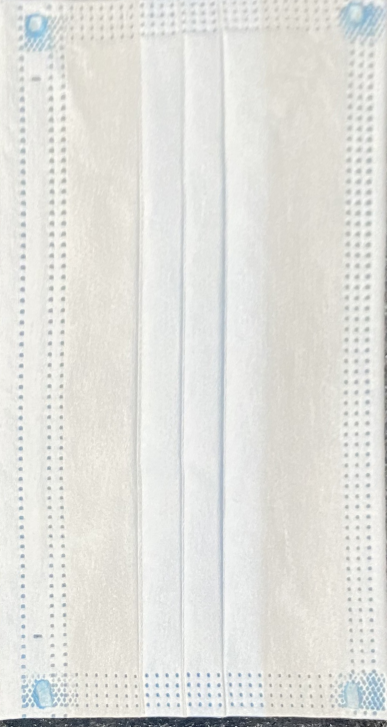
//> input picture opencv/result_,made_by_FangZhaojie.png, 773 x 1454 px, given in place of src.jpg, which was not available (shown at 1/2 size)
$ ./main   (built with g++ and OpenCV 4)
//> lines starting //> are read from the running program, lines starting //| are printed output that depends on the picture; after the words box and inside, x2 and y2 are one past the last pixel; in counts of white or black regions, pixels touching at a corner belong together; pictures that were not available may be replaced by others from this repository, and a replacement may not be noted
#include<iostream>
#include<opencv2/opencv.hpp>
using namespace std;
using namespace cv;

int main()
{
    //"assets/src.jpg"`
    //"/home/fang/practise/Assessment/opencv/assets/src.jpg"
    Mat src = imread("../assets/src.jpg");
//> src is the input picture: 1454 rows x 773 cols, CV_8UC3; mean B, G, R 220.5, 225, 225

    Mat grey, dst, dst1;
    cvtColor(src, grey, COLOR_BGR2GRAY);
    threshold(grey, dst, 190, 255,THRESH_BINARY);
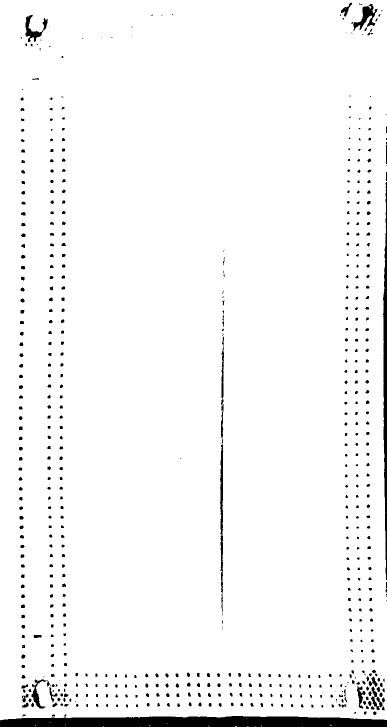
//> dst: 1454 rows x 773 cols, CV_8UC1 (shown at 1/2 size); 96.5% white; 596 black regions (134 under 20 px), largest, box (x1, y1, x2, y2) and area: (0, 1432, 773, 1454) 14730, (766, 364, 773, 1160) 3182, (440, 888, 447, 1225) 1292

    //I will disappear the noise
    Mat k = getStructuringElement(MORPH_RECT, Size(2, 2));
    Mat big_element = getStructuringElement(MORPH_RECT, Size(8,8));
    morphologyEx(dst, dst1, MORPH_OPEN, k, Point(-1,-1), 5);
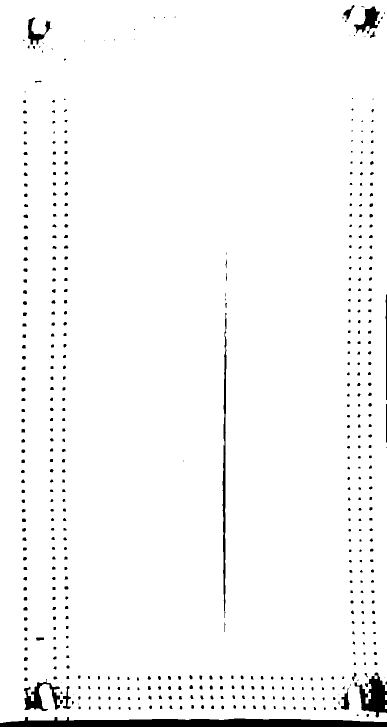
//> dst1: 1454 rows x 773 cols, CV_8UC1 (shown at 1/2 size); 96.9% white; 508 black regions (89 under 20 px), largest, box (x1, y1, x2, y2) and area: (0, 1434, 773, 1454) 11019, (709, 1345, 773, 1435) 2886, (445, 626, 453, 1236) 2289
    morphologyEx(dst1, dst, MORPH_CLOSE, big_element, Point(-1,-1), 3);
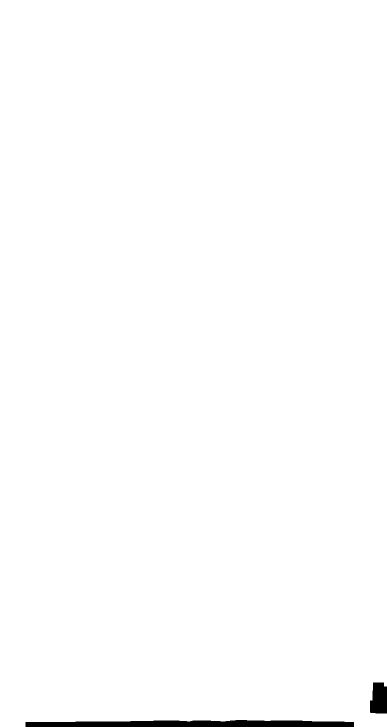
//> dst: 1454 rows x 773 cols, CV_8UC1 (shown at 1/2 size); 99.2% white; 2 black regions

    //then we will find the contours
    vector<vector<Point>> contours;
    vector<Vec4i> hierachy;
    findContours(dst, contours, hierachy, RETR_TREE, CHAIN_APPROX_SIMPLE, Point(0, 0));
//> contours = 1 contour; box (x1, y1, x2, y2) and area: (0, 0, 773, 1454) 1112172


    //This is the approximate of the Poly
    vector<vector<Point>> approx(contours.size());
//> approx = 1 empty contours
    for(int i=0;i<contours.size();i++)
    {
        approxPolyDP(contours[i], approx[i], contours.size(),true );
    }
//> this loop made 1 pass


    //I'll take the useful information
    vector<Point> cache;
//> (the run ends here: the program crashes, at `cache = approx[8];`)
